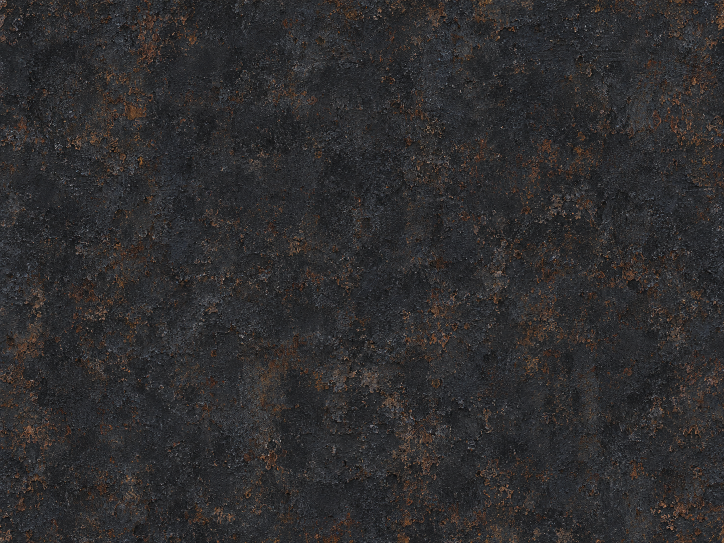
#> input picture Terra61/61_terra_master/modules/carriage/ai_aged_cast_iron.png, 1448 x 1086 px, found by its file name (shown at 1/2 size)
$ python build_locomotive.py
#> lines starting #> are read from the running program, lines starting #| are printed output that depends on the picture
#!/usr/bin/env python3
"""Build an individually textured Y-up, Z-forward 3D steam locomotive GLB."""
from pathlib import Path
import json,math
import numpy as np
from PIL import Image,ImageDraw,ImageEnhance,ImageFilter
import trimesh

OUT=Path(__file__).resolve().parent
TEX=OUT/'textures'; TEX.mkdir(exist_ok=True)
SEED=891301


def make_textures():
    # The supplied project image is AI-generated. Keep a baked copy so the
    # generator also remains portable when moved out of the station project.
    src=OUT.parent.parent/'materials'/'ai_aged_cast_iron.png'
    if src.exists():
        im=Image.open(src).convert('RGB')
#> im is the input picture: PIL image 1448x1086 RGB; mean R, G, B 46.8, 45.4, 46.1
        # Brighten a little for PBR illumination; retain the generated patina.
        im=ImageEnhance.Brightness(im).enhance(1.28)
        iron=Image.blend(im,Image.new('RGB',im.size,(52,55,57)),.20)
        iron.save(TEX/'aged_iron.png',optimize=True)
    else:
        iron=Image.open(TEX/'aged_iron.png').convert('RGB')
    # Boiler sheet overlays are drawn on top of the AI-generated cast iron.
    boiler=iron.copy(); d=ImageDraw.Draw(boiler); w,h=boiler.size
#> after `w, h = boiler.size`: w = 1448; h = 1086
    for fraction in (.05,.18,.32,.46,.60,.74,.88,.97):
        y=int(fraction*h)
        d.line([(0,y-2),(w,y-2)],fill=(22,24,25),width=3)
        d.line([(0,y+2),(w,y+2)],fill=(91,90,86),width=1)
        for x in range(12,w,28):
            d.ellipse((x-2,y-1,x+2,y+3),fill=(20,22,23))
            d.point((x-1,y),fill=(114,110,103))
    for fraction in (.12,.38,.64,.88):
        x=int(fraction*w)
        d.line([(x,0),(x,h)],fill=(30,31,31),width=2)
        for y in range(10,h,34):
            d.ellipse((x-2,y-2,x+2,y+2),fill=(22,23,23));d.point((x-1,y-1),fill=(107,104,97))
    boiler.save(TEX/'boiler_sheet.png',optimize=True)
    # Planar smokebox door: circular rim and tiny rivets are in the image.
    door=iron.resize((1024,1024),Image.Resampling.LANCZOS)
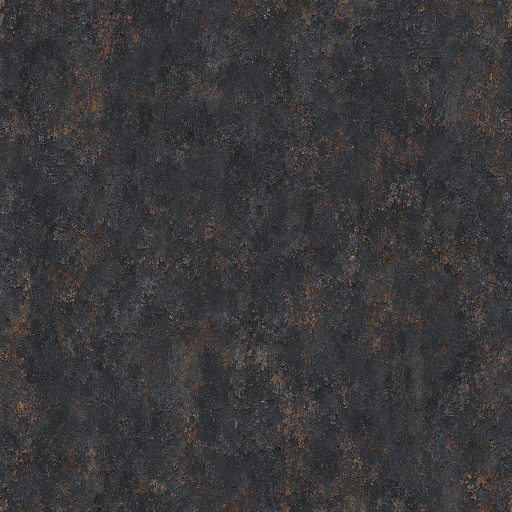
#> door: PIL image 1024x1024 RGB (shown at 1/2 size); mean R, G, B 57.6, 56.7, 57.9
    d=ImageDraw.Draw(door); cx=cy=512; radius=466
    for rr,col,ww in [(radius,(15,17,18),8),(radius-10,(105,104,98),2),(radius-20,(28,30,31),4)]:
        d.ellipse((cx-rr,cy-rr,cx+rr,cy+rr),outline=col,width=ww)
    for i in range(28):
        a=2*math.pi*i/28; x=cx+int(math.cos(a)*(radius-30)); y=cy+int(math.sin(a)*(radius-30))
        d.ellipse((x-5,y-5,x+5,y+5),fill=(16,17,18));d.ellipse((x-3,y-3,x,y),fill=(145,139,128))
    door.save(TEX/'smokebox_door.png',optimize=True)
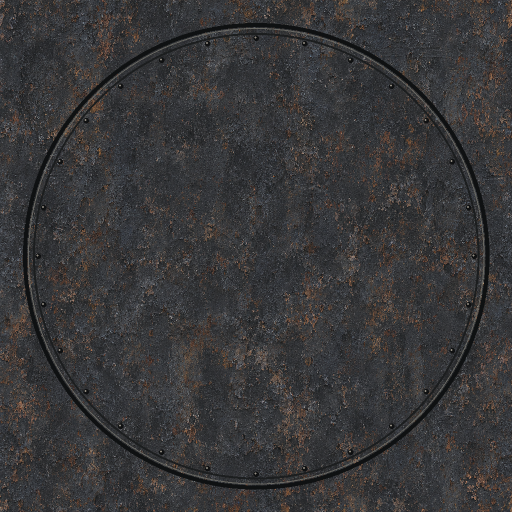
#> saved as smokebox_door.png: PIL image 1024x1024 RGB (shown at 1/2 size); mean R, G, B 56.6, 55.8, 56.9
    # Procedural painted iron for the crimson buffer beam and wheel spokes.
    rng=np.random.default_rng(SEED); w,h=1024,512
    base=np.empty((h,w,3),dtype=np.float32);base[:]=[103,31,26]
    grain=rng.normal(0,8,(h,w))
    for c in range(3): base[:,:,c]=np.clip(base[:,:,c]+grain,0,255)
    paint=Image.fromarray(base.astype('uint8'),'RGB'); d=ImageDraw.Draw(paint)
#> after `paint = Image.fromarray(base.astype('uint8'), 'RGB')`:
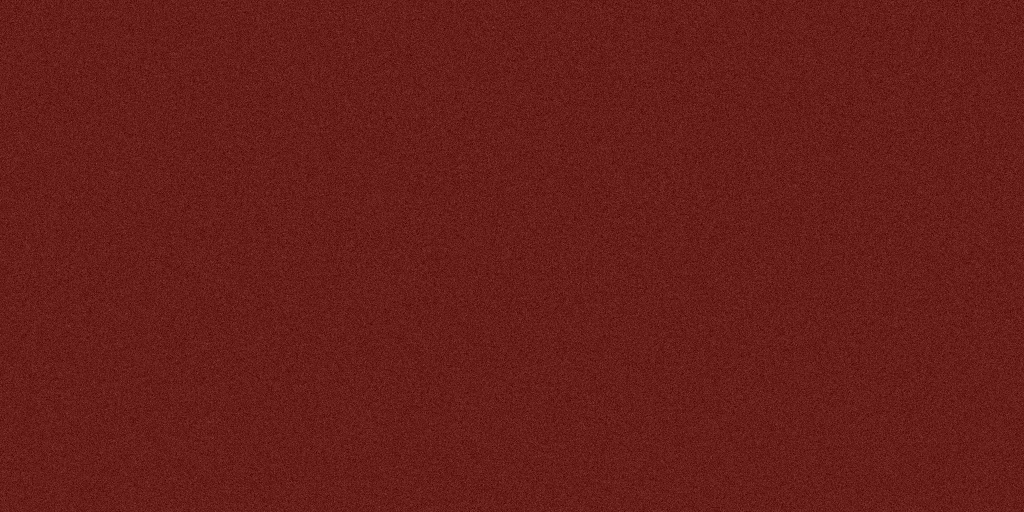
#> paint: PIL image 1024x512 RGB; mean R, G, B 102.5, 30.5, 25.5
    for y in (30,85,h-85,h-30):
        for x in range(20,w,35):
            d.ellipse((x-3,y-3,x+3,y+3),fill=(46,28,24));d.point((x-1,y-1),fill=(161,103,77))
    paint.save(TEX/'red_painted_iron.png',optimize=True)
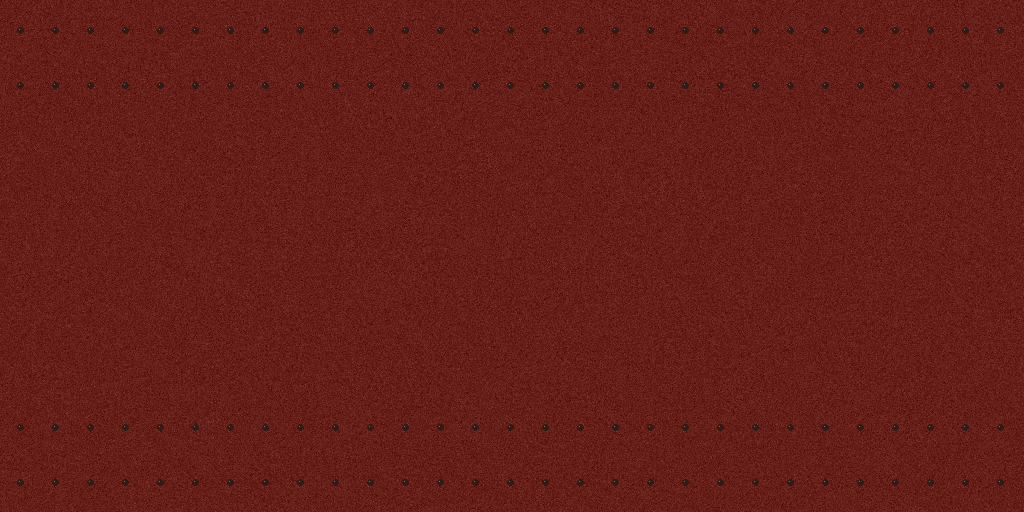
#> saved as red_painted_iron.png: PIL image 1024x512 RGB; mean R, G, B 102.1, 30.5, 25.5
    print('Wrote textures to',TEX,flush=True)


def unit(v):
    a=np.asarray(v,dtype=float);return a/np.linalg.norm(a)

class Builder:
    def __init__(self):self.v=[];self.f=[];self.uv=[]
    def quad(self,p,uv=None):
        if uv is None:uv=[(0,0),(0,1),(1,1),(1,0)]
        n=len(self.v);self.v.extend(p);self.uv.extend(uv);self.f.extend([(n,n+1,n+2),(n,n+2,n+3)])
    def tri(self,p,uv=None):
        if uv is None:uv=[(0,0)]*3
        n=len(self.v);self.v.extend(p);self.uv.extend(uv);self.f.append((n,n+1,n+2))
    # [76 lines left out: functions mesh, box, frame, cylinder, annulus, beam and 2 more, not called in this run]


def build():
    mat={
     'boiler':trimesh.visual.material.PBRMaterial(name='AI-derived riveted boiler steel',baseColorTexture=Image.open(TEX/'boiler_sheet.png'),metallicFactor=.72,roughnessFactor=.62),
     'iron':trimesh.visual.material.PBRMaterial(name='AI-derived aged cast iron',baseColorTexture=Image.open(TEX/'aged_iron.png'),metallicFactor=.66,roughnessFactor=.69),
     'door':trimesh.visual.material.PBRMaterial(name='AI-derived smokebox door and rivet detail',baseColorTexture=Image.open(TEX/'smokebox_door.png'),metallicFactor=.7,roughnessFactor=.66),
     'red':trimesh.visual.material.PBRMaterial(name='Procedural worn red iron',baseColorTexture=Image.open(TEX/'red_painted_iron.png'),metallicFactor=.35,roughnessFactor=.73),
     'rim':trimesh.visual.material.PBRMaterial(name='Dark steel wheel rims',baseColorFactor=[.24,.24,.23,1],metallicFactor=.84,roughnessFactor=.42),
     'steel':trimesh.visual.material.PBRMaterial(name='Worn linkage steel',baseColorFactor=[.45,.44,.41,1],metallicFactor=.8,roughnessFactor=.44),
     'black':trimesh.visual.material.PBRMaterial(name='Soot-dark iron',baseColorFactor=[.12,.13,.14,1],metallicFactor=.58,roughnessFactor=.69),
     'brass':trimesh.visual.material.PBRMaterial(name='Aged brass handrails',baseColorFactor=[.56,.40,.20,1],metallicFactor=.80,roughnessFactor=.40),
     'glass':trimesh.visual.material.PBRMaterial(name='Dark cab glazing',baseColorFactor=[.095,.14,.16,1],metallicFactor=.22,roughnessFactor=.26),
     'lamp':trimesh.visual.material.PBRMaterial(name='Warm locomotive lamp lenses',baseColorFactor=[.88,.69,.40,1],emissiveFactor=[.18,.10,.025],metallicFactor=.18,roughnessFactor=.30)
    }
    B={k:Builder() for k in mat}
    # The large boiler, extra smokebox collar, front door, and raised bands.
    cylinder(B['boiler'],(0,2.44,1.67),(0,2.44,9.47),.94,48,uvscale=1)
    cylinder(B['iron'],(0,2.44,1.52),(0,2.44,2.20),.96,48)
    for z in (2.16,3.34,4.56,5.78,7.0,8.22,9.25):
        annulus(B['rim'],(0,2.44,z-.025),(0,2.44,z+.025),.963,.939,48)
    # Flat circular front with a physical rim and a textured concentric face.
    disc(B['door'],(0,2.44,1.503),(0,0,-1),.88,48)
    annulus(B['rim'],(0,2.44,1.495),(0,2.44,1.545),.96,.885,48)
    annulus(B['brass'],(0,2.44,1.465),(0,2.44,1.490),.18,.145,24)
    for a in np.linspace(0,math.tau,6,endpoint=False):
        cylinder(B['brass'],(0,2.44,1.45),(math.cos(a)*.15,2.44+math.sin(a)*.15,1.45),.012,8)
    cylinder(B['brass'],(0,2.44,1.40),(0,2.44,1.48),.045,12)
    # High stack with flared lip, steam dome and safety valves.
    cylinder(B['iron'],(0,3.20,2.03),(0,4.16,2.03),.245,24)
    cylinder(B['rim'],(0,4.10,2.03),(0,4.20,2.03),.285,24)
    annulus(B['steel'],(0,4.18,2.03),(0,4.21,2.03),.295,.205,24)
    cylinder(B['iron'],(0,3.28,4.30),(0,3.77,4.30),.31,24)
    cylinder(B['rim'],(0,3.73,4.30),(0,3.80,4.30),.325,24)
    cylinder(B['brass'],(0,3.31,6.50),(0,3.70,6.50),.12,16)
    cylinder(B['brass'],(0,3.67,6.50),(0,3.75,6.50),.17,16)
    # Long pipes and handrails, visible on both sides.
    for side in (-1,1):
        x=side*.96
        for y in (2.11,2.86):
            cylinder(B['brass'],(x,y,1.98),(x,y,9.20),.018,8)
            for z in (2.15,3.55,4.95,6.35,7.75,9.03):
                cylinder(B['brass'],(side*.90,y,z),(side*1.00,y,z),.027,8)
        cylinder(B['iron'],(side*1.02,1.91,2.05),(side*1.02,1.91,9.20),.055,12)
        # Main iron longitudinal chassis, with a thin crimson painted edge.
        box(B['black'],side*1.14 if side>0 else -1.26,side*1.26 if side>0 else -1.14,1.42,1.63,1.18,10.05)
        box(B['red'],side*1.255 if side>0 else -1.285,side*1.285 if side>0 else -1.255,1.52,1.60,1.19,10.02)
    box(B['black'],-1.13,1.13,1.46,1.66,1.25,10.15)
    # A continuation beneath the cab keeps the rear of the locomotive
    # structurally connected to the running gear and rear buffer beam.
    box(B['black'],-.96,.96,1.18,1.50,9.35,12.38)
    # Front steam chest cylinders, valve gear and small pipes.
    for side in (-1,1):
        xa,xb=sorted((side*.92,side*1.27))
        box(B['iron'],xa,xb,.82,1.44,1.90,3.02)
        cylinder(B['rim'],(side*1.10,1.13,1.77),(side*1.10,1.13,1.91),.28,20)
        cylinder(B['steel'],(side*1.10,1.13,1.72),(side*1.10,1.13,1.79),.15,16)
        beam(B['steel'],(side*1.09,1.02,2.72),(side*1.09,.91,4.23),.07,.07)
        cylinder(B['brass'],(side*1.24,.76,2.10),(side*1.24,.76,3.25),.025,8)
    # Three pairs of large, open-spoked driving wheels and a smaller leading pair.
    # [18 lines left out: function wheel, not called in this run]
    driver_z=(4.05,6.20,8.35)
    for z in driver_z:wheel(z,.80,True)
    wheel(2.10,.42,False)
    wheel(10.90,.42,False)
    # Forks connect the small trailing axle physically to the cab underframe.
    for side in (-1,1):
        beam(B['black'],(side*.65,1.25,10.90),(side*.65,.42,10.90),.13,.13)
        beam(B['black'],(side*.65,1.20,10.45),(side*.65,1.20,11.35),.12,.12)
    # Coupling rods and crank-pin washers on the outside of each wheel.
    for side in (-1,1):
        xx=side*1.01
        beam(B['steel'],(xx,.905,driver_z[0]+.04),(xx,.905,driver_z[-1]+.22),.095,.075)
        for z in (d+.18 for d in driver_z):
            cylinder(B['steel'],(xx-side*.06,.905,z),(xx+side*.06,.905,z),.09,16)
            cylinder(B['rim'],(xx+side*.055,.905,z),(xx+side*.075,.905,z),.038,12)
        # An upper rod gives the side linkage a recognizable steam-engine silhouette.
        beam(B['steel'],(side*1.04,1.11,2.70),(side*1.04,1.11,6.45),.055,.055)
    # Crimson front buffer beam, paired physical buffers, and front lamps.
    box(B['red'],-1.28,1.28,1.22,1.48,1.10,1.35)
    for side in (-1,1):
        x=side*.93
        cylinder(B['black'],(x,1.35,.76),(x,1.35,1.12),.105,16)
        cylinder(B['steel'],(x,1.35,.68),(x,1.35,.78),.17,20)
        cylinder(B['brass'],(x,1.72,1.24),(x,1.72,1.49),.12,16)
        disc(B['lamp'],(x,1.72,1.225),(0,0,-1),.095,16)
    cylinder(B['black'],(0,1.31,.80),(0,1.31,1.18),.11,12)
    box(B['black'],-.13,.13,1.14,1.49,.75,.99)
    # Angled pilot: transverse front edge and eleven metal slats.
    box(B['rim'],-1.20,1.20,.12,.20,0,.10)
    box(B['rim'],-1.20,1.20,1.08,1.16,1.00,1.10)
    for x in np.linspace(-1.10,1.10,11):
        beam(B['rim'],(x,.16,.055),(x,1.12,1.04),.055,.055)
    for side in (-1,1):beam(B['steel'],(side*1.20,.17,.05),(side*1.20,1.13,1.05),.055,.055)
    # Cab floor, lower side plates, window posts, dark glazing, and gold trim.
    box(B['iron'],-1.14,1.14,1.49,1.65,9.10,12.34)
    for side in (-1,1):
        lo,hi=sorted((side*1.10,side*1.18)); x=side*1.19
        box(B['iron'],lo,hi,1.65,2.67,9.12,12.32)
        box(B['iron'],lo,hi,3.54,3.82,9.12,12.32)
        for z in (9.12,10.63,12.20):box(B['iron'],lo,hi,2.65,3.55,z,z+.12)
        for za,zb in ((9.24,10.63),(10.75,12.20)):
            box(B['glass'],lo,hi,2.70,3.50,za,zb)
            for y in (2.69,3.51):beam(B['brass'],(x,y,za),(x,y,zb),.022,.022)
            for z in (za,zb):beam(B['brass'],(x,2.69,z),(x,3.51,z),.022,.022)
        # Large outlined lower cab panel, made from fine actual strips.
        for y in (1.86,2.51):beam(B['brass'],(x,y,9.55),(x,y,11.97),.018,.018)
        for z in (9.55,11.97):beam(B['brass'],(x,1.86,z),(x,2.51,z),.018,.018)
        # Steps and vertical rear grab iron.
        box(B['black'],side*1.04 if side>0 else -1.28,side*1.28 if side>0 else -1.04,.62,.70,11.55,12.20)
        cylinder(B['brass'],(side*1.20,.74,12.23),(side*1.20,2.35,12.23),.024,8)
    # Rear wall frame, cab roof, rear beam and coupling.
    # The front bulkhead has framed windows on either side of the boiler.
    box(B['iron'],-1.10,1.10,1.65,2.69,9.10,9.18)
    box(B['iron'],-1.10,1.10,3.52,3.83,9.10,9.18)
    for x in (-1.10,-.08,.98):box(B['iron'],x,x+.12,2.69,3.52,9.10,9.18)
    for xa,xb in ((-.98,-.08),(.04,.98)):
        box(B['glass'],xa,xb,2.72,3.49,9.08,9.10)
    box(B['iron'],-1.10,1.10,1.65,2.55,12.25,12.34)
    for x in (-1.10,-.12,.98):box(B['iron'],x,x+.12,2.55,3.80,12.25,12.34)
    box(B['iron'],-1.10,1.10,3.53,3.83,12.25,12.34)
    roof(B['iron'])
    box(B['red'],-1.15,1.15,1.18,1.43,12.30,12.55)
    cylinder(B['black'],(0,1.30,12.52),(0,1.30,12.84),.09,12)
    box(B['black'],-.12,.12,1.20,1.40,12.80,12.95)
    # A simple brass headlight centered above the smokebox face.
    cylinder(B['brass'],(0,3.53,1.35),(0,3.53,1.62),.14,20)
    disc(B['lamp'],(0,3.53,1.34),(0,0,-1),.11,20)
    # Export separate PBR primitives with descriptive names.
    labels={'boiler':'Boiler_Riveted_Shell','iron':'Cab_And_Aged_Iron','door':'Smokebox_Door','red':'Red_Frame_And_Spokes','rim':'Wheel_Rims_And_Pilot','steel':'Linkage_And_Buffers','black':'Chassis_And_Axles','brass':'Brass_Trim_And_Fittings','glass':'Cab_Window_Glazing','lamp':'Headlight_Lenses'}
    scene=trimesh.Scene();stats={}
    for key,b in B.items():
        m=b.mesh(mat[key]);scene.add_geometry(m,geom_name=labels[key],node_name=labels[key]);stats[labels[key]]=len(m.faces)
    out=OUT/'steam_locomotive.glb';out.write_bytes(scene.export(file_type='glb'))
    data={'units':'meters','up_axis':'Y','forward':'-Z','front_z':0,'bounds':scene.bounds.tolist(),'triangles':sum(stats.values()),'triangles_by_mesh':stats,'driving_wheel_centers_z':list(driver_z),'driving_wheel_radius_m':.8,'wheel_centers_x':[-.7515,.7515],'leading_axle_center_z':2.1,'trailing_axle_center_z':10.9,'small_wheel_radius_m':.42,'rail_head_placement_y':.24}
    (OUT/'mesh_stats.json').write_text(json.dumps(data,indent=2)+'\n')
    print('GLB:',out,'bounds:',scene.bounds,'triangles:',data['triangles'],flush=True)

if __name__=='__main__':make_textures();build()
#> (the call stopped at in build, `mat={ 'boiler':trimesh.visual.material.PBRMaterial(name='AI-derived ri..`: trimesh is not available in this run)

$ run again, with Terra61/61_terra_master/modules/carriage/burgundy_wood.png copied over Terra61/61_terra_master/modules/carriage/ai_aged_cast_iron.png
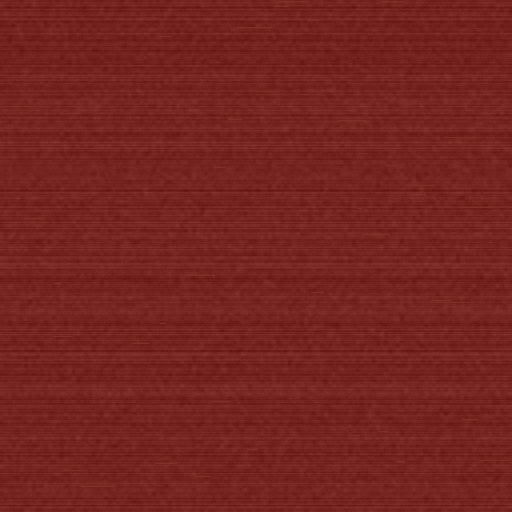
#> input picture Terra61/61_terra_master/modules/carriage/burgundy_wood.png, 512 x 512 px, found by its file name
#> in make_textures, im is the input picture: PIL image 512x512 RGB; mean R, G, B 118, 36, 32
#> in make_textures, `im=ImageEnhance.Brightness(im).enhance(1.28)`:
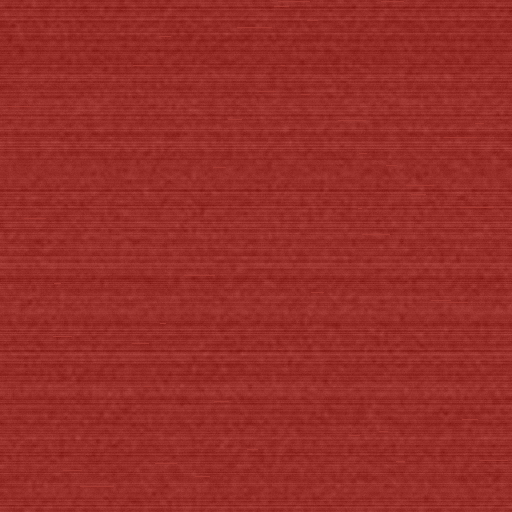
#> im: PIL image 512x512 RGB; mean R, G, B 150.6, 45.6, 40.5
#> in make_textures, `door.save(TEX/'smokebox_door.png',optimize=True)`:
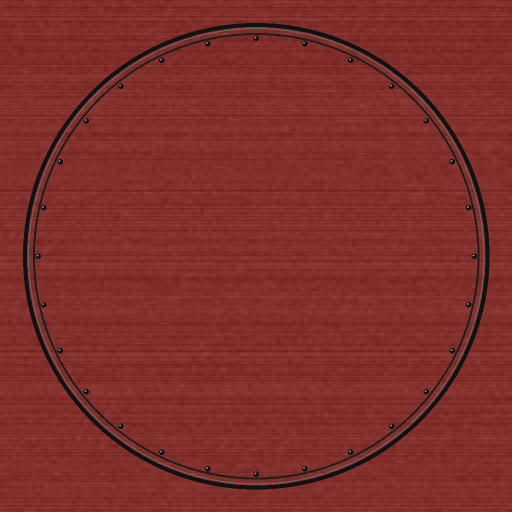
#> saved as smokebox_door.png: PIL image 1024x1024 RGB (shown at 1/2 size); mean R, G, B 126.5, 46.5, 42.9

$ run again, with Terra61/61_terra_master/modules/carriage/dark_wood.png copied over Terra61/61_terra_master/modules/carriage/ai_aged_cast_iron.png
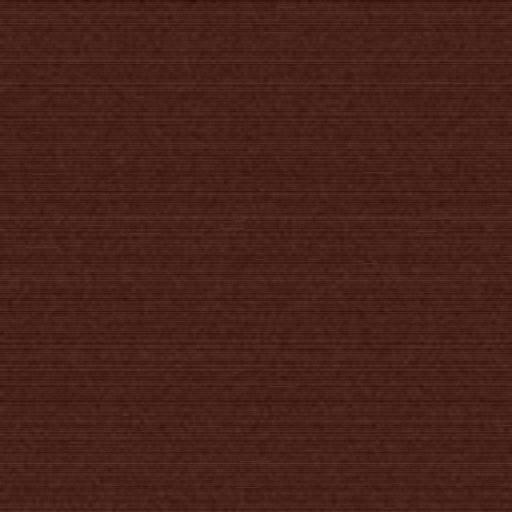
#> input picture Terra61/61_terra_master/modules/carriage/dark_wood.png, 512 x 512 px, found by its file name
#> in make_textures, im is the input picture: PIL image 512x512 RGB; mean R, G, B 69.9, 33.9, 26.9
#> in make_textures, `boiler.save(TEX/'boiler_sheet.png',optimize=True)`:
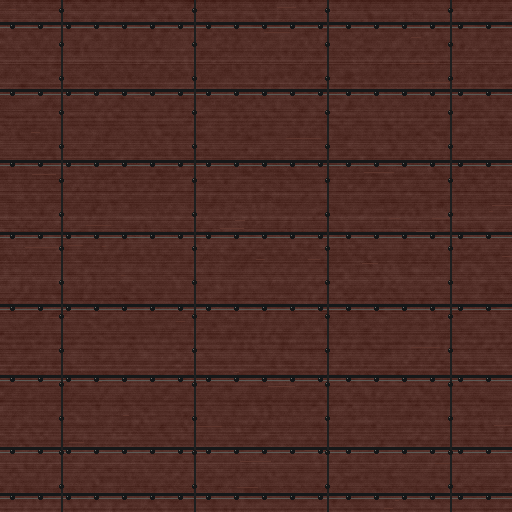
#> saved as boiler_sheet.png: PIL image 512x512 RGB; mean R, G, B 77.1, 44.1, 37.9
#> in make_textures, `door.save(TEX/'smokebox_door.png',optimize=True)`:
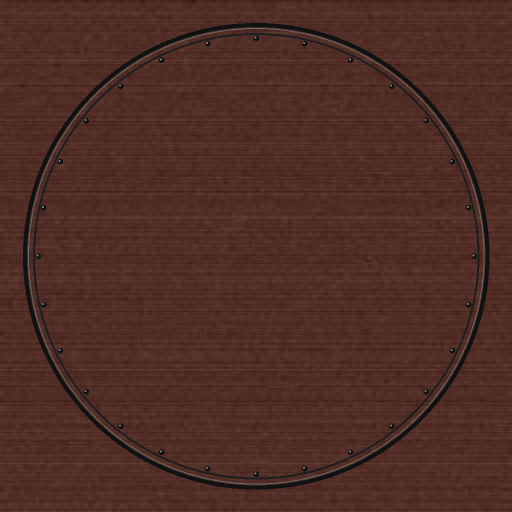
#> saved as smokebox_door.png: PIL image 1024x1024 RGB (shown at 1/2 size); mean R, G, B 79.2, 44.4, 37.9

$ run again, with Terra61/61_terra_master/modules/carriage/roof_metal.png copied over Terra61/61_terra_master/modules/carriage/ai_aged_cast_iron.png
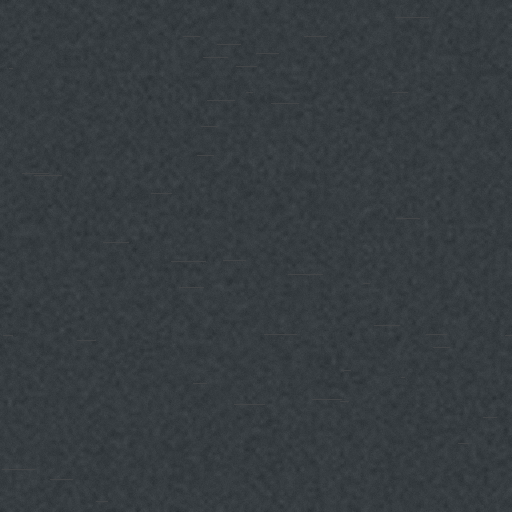
#> input picture Terra61/61_terra_master/modules/carriage/roof_metal.png, 512 x 512 px, found by its file name
#> in make_textures, im is the input picture: PIL image 512x512 RGB; mean R, G, B 54.1, 60.1, 64.1
#> in make_textures, `boiler.save(TEX/'boiler_sheet.png',optimize=True)`:
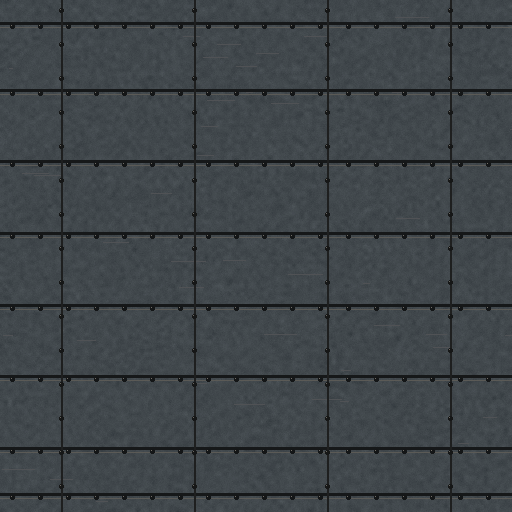
#> saved as boiler_sheet.png: PIL image 512x512 RGB; mean R, G, B 62.4, 68.6, 72.6
#> in make_textures, `door.save(TEX/'smokebox_door.png',optimize=True)`:
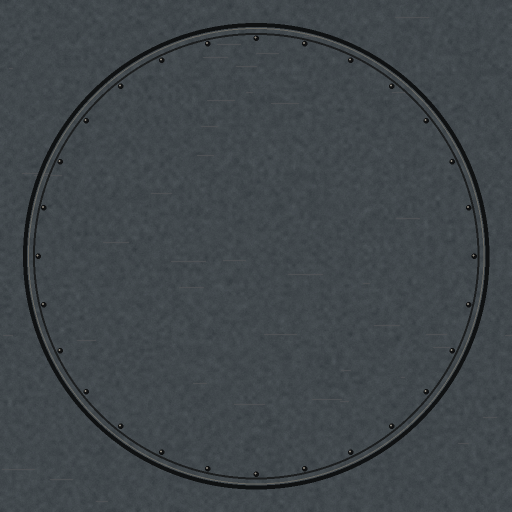
#> saved as smokebox_door.png: PIL image 1024x1024 RGB (shown at 1/2 size); mean R, G, B 63.7, 70.2, 74.4
